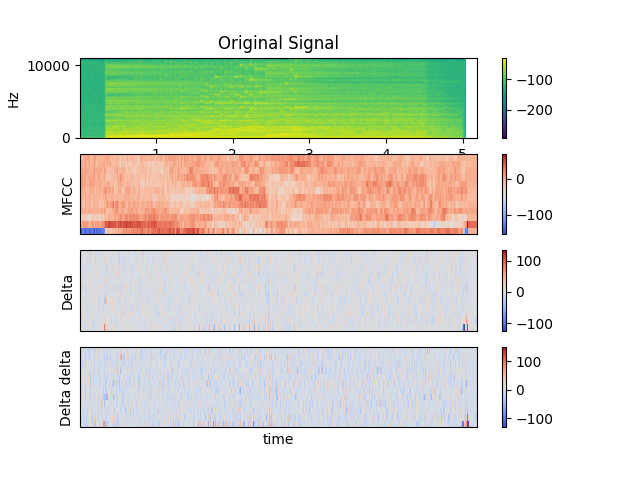

This figure's Python source:
'MFCC.'
import numpy as np
import pandas as pd
import librosa
import librosa.display
import matplotlib.pyplot as plt
from scipy.fftpack import dct
import argparse
import math

def delta(mfcc):
    p_mfcc = np.append(mfcc, np.zeros((1,len(mfcc[0]))), axis=0)

    delta = np.zeros(mfcc.shape)
    for i in range(1, len(p_mfcc)-1):
        delta[i] = p_mfcc[i+1] - p_mfcc[i-1]
    return delta

def mfcc(data, sample_rate, nfilt):
    frame_size = 0.025
    frame_stride = 0.01
    NFFT = 512
    num_ceps = 12
    pre_emphasis = 0.97

    emphasized_signal = np.append(data[0], data[1:] - pre_emphasis * data[:-1])
    frame_length, frame_step = frame_size * sample_rate, frame_stride * sample_rate  # Convert from seconds to samples
    signal_length = len(emphasized_signal)
    frame_length = int(round(frame_length))
    frame_step = int(round(frame_step))
    num_frames = int(np.ceil(float(np.abs(signal_length - frame_length)) / frame_step))  # Make sure that we have at least 1 frame

    pad_signal_length = num_frames * frame_step + frame_length
    z = np.zeros((pad_signal_length - signal_length))
    pad_signal = np.append(emphasized_signal, z) # Pad Signal to make sure that all frames have equal number of samples without truncating any samples from the original signal

    indices = np.tile(np.arange(0, frame_length), (num_frames, 1)) + np.tile(np.arange(0, num_frames * frame_step, frame_step), (frame_length, 1)).T
    frames = pad_signal[indices.astype(np.int32, copy=False)]
    frames *= np.hamming(frame_length)

    mag_frames = np.absolute(np.fft.rfft(frames, NFFT))  # Magnitude of the FFT
    pow_frames = ((1.0 / NFFT) * ((mag_frames) ** 2))  # Power Spectrum



    low_freq_mel = 0
    high_freq_mel = (2595 * np.log10(1 + (sample_rate / 2) / 700))  # Convert Hz to Mel
    mel_points = np.linspace(low_freq_mel, high_freq_mel, nfilt + 2)  # Equally spaced in Mel scale
    hz_points = (700 * (10**(mel_points / 2595) - 1))  # Convert Mel to Hz
    bin = np.floor((NFFT + 1) * hz_points / sample_rate)

    fbank = np.zeros((nfilt, int(np.floor(NFFT / 2 + 1))))
    for m in range(1, nfilt + 1):
        f_m_minus = int(bin[m - 1])   # left
        f_m = int(bin[m])             # center
        f_m_plus = int(bin[m + 1])    # right

        for k in range(f_m_minus, f_m):
            fbank[m - 1, k] = (k - bin[m - 1]) / (bin[m] - bin[m - 1])
        for k in range(f_m, f_m_plus):
            fbank[m - 1, k] = (bin[m + 1] - k) / (bin[m + 1] - bin[m])
    filter_banks = np.dot(pow_frames, fbank.T)
    filter_banks = np.where(filter_banks == 0, np.finfo(float).eps, filter_banks)  # Numerical Stability
    filter_banks = 20 * np.log10(filter_banks)  # dB

    mfcc = dct(filter_banks, type=2, axis=1, norm='ortho')[:, 1 : (num_ceps + 1)] # Keep 2-13
    mfcc -= (np.mean(mfcc, axis=0) + 1e-8)

    dlt = delta(mfcc)
    dltdlt = delta(dlt)


    plt.subplot(4, 1, 1)
    plt.title('Original Signal')
    plt.specgram(data, Fs = sample_rate)
    plt.colorbar()
    plt.ylabel('Hz')

    plt.subplot(4, 1, 2)
    librosa.display.specshow(mfcc.T)
    plt.colorbar()
    plt.ylabel('MFCC')

    plt.subplot(4, 1, 3)
    librosa.display.specshow(dlt.T)
    plt.colorbar()
    plt.ylabel('Delta')

    plt.subplot(4, 1, 4)
    librosa.display.specshow(dltdlt.T)
    plt.colorbar()
    plt.ylabel('Delta delta')
    plt.xlabel('time')
    plt.savefig("mfcc.png")



def main():
    parser = argparse.ArgumentParser(description='Program for applying digital filter.\nFile name, filter type, filtering frequency are required.')
    parser.add_argument("-f", dest="filename", help='Filename', required=True)

    args = parser.parse_args()
    wave_array, sr = librosa.load(args.filename, mono=True)
    mfcc(wave_array, sr, 40)


if __name__ == "__main__":
    main()
